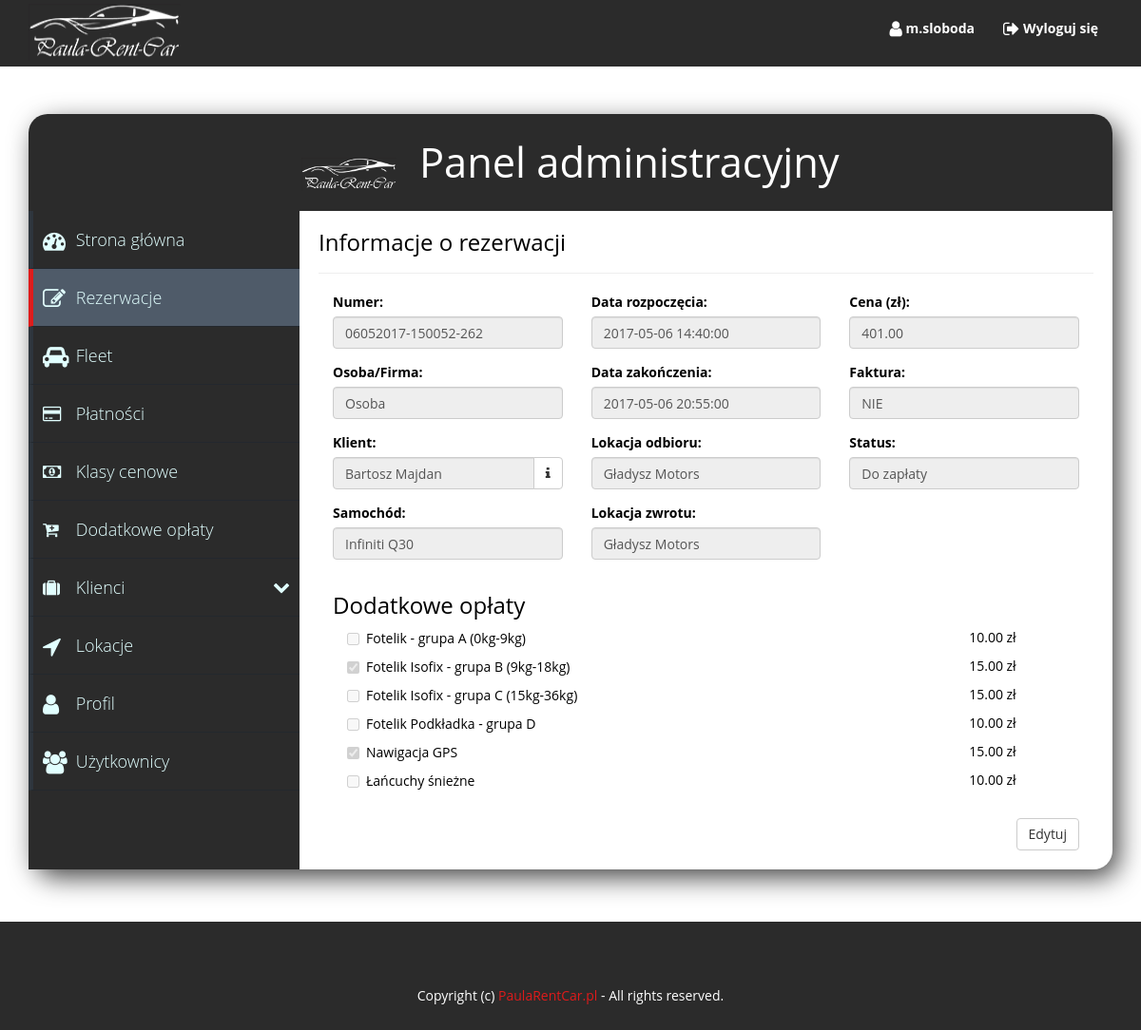
The app's page /adminPanel.php?subpage=Reservations&action=info&id=1 (signed in) with its own data.
### tables this page shows
CREATE TABLE `reservations` (
  `id` int(11) NOT NULL,
  `reservation_nr` varchar(25) NOT NULL,
  `company/person` tinyint(1) NOT NULL,
  `id_driver` int(11) NOT NULL,
  `id_car` int(11) NOT NULL,
  `start_date` datetime NOT NULL,
  `end_date` datetime NOT NULL,
  `id_location_receipt` int(11) NOT NULL,
  `id_location_return` int(11) NOT NULL,
  `f_VAT` tinyint(4) NOT NULL,
  `price` double(10,2) NOT NULL,
  `status` varchar(30) NOT NULL
);

CREATE TABLE `drivers` (
  `id` int(11) NOT NULL,
  `id_companies` int(11) DEFAULT NULL,
  `name` varchar(60) NOT NULL,
  `surname` varchar(60) NOT NULL,
  `pesel` varchar(11) NOT NULL,
  `ident_card` varchar(9) NOT NULL,
  `driving_licence` varchar(13) NOT NULL,
  `address` varchar(100) NOT NULL,
  `postcode` varchar(20) NOT NULL,
  `city` varchar(40) NOT NULL,
  `country` varchar(40) NOT NULL,
  `phone` varchar(11) NOT NULL,
  `email` varchar(50) NOT NULL
);

CREATE TABLE `cars` (
  `id` int(11) NOT NULL,
  `name` varchar(50) NOT NULL,
  `type` varchar(10) NOT NULL,
  `manufacture_year` varchar(4) NOT NULL,
  `varnish_color` varchar(20) NOT NULL,
  `nr_of_seats` int(11) NOT NULL,
  `engine` varchar(20) NOT NULL,
  `engine_power` varchar(10) NOT NULL,
  `drive` varchar(10) NOT NULL,
  `gear_type` varchar(20) NOT NULL,
  `body_type` varchar(20) NOT NULL,
  `mileage` varchar(10) NOT NULL,
  `description` varchar(2000) NOT NULL,
  `id_localization` int(11) NOT NULL,
  `price_class` int(11) NOT NULL,
  `avaliable` tinyint(1) NOT NULL
);

CREATE TABLE `localizations` (
  `id` int(11) NOT NULL,
  `name` varchar(100) NOT NULL,
  `address` varchar(100) NOT NULL,
  `city` varchar(60) NOT NULL,
  `postcode` varchar(20) NOT NULL,
  `type` varchar(50) NOT NULL
);

CREATE TABLE `additional_fees` (
  `id` int(11) NOT NULL,
  `name` varchar(100) NOT NULL,
  `price` double(10,2) NOT NULL
);

### adminPanel/adminPanelFunctions.php (the view, shortened to what this page needs)
<?php
function getReservation($id){
	$pdo = connectDatabase();
	$stmt = $pdo->prepare("SELECT reservations.id, reservation_nr, `company/person`, reservations.id_driver, companies.name AS company_name, drivers.name AS driver_name, drivers.surname AS driver_surname, id_car, cars.name AS car_name, start_date, end_date, id_location_receipt, l1.name AS location_receipt_name, id_location_return, l2.name AS location_return_name, reservations.price, f_VAT, status
		FROM reservations
		LEFT JOIN drivers ON reservations.id_driver = drivers.id
		LEFT JOIN companies ON reservations.id_driver = companies.id
		LEFT JOIN cars ON reservations.id_car = cars.id
		LEFT JOIN localizations l1 ON reservations.id_location_receipt = l1.id
		LEFT JOIN localizations l2 ON reservations.id_location_return = l2.id
		WHERE reservations.id=:id");
	$stmt->bindValue(':id', $id, PDO::PARAM_INT);
	if($stmt->execute())
		return $stmt->fetch();
	else
		return false;
}
function displayCheckboxAdditionalFees($id = false, $disabled = false){
	$pdo = connectDatabase();
	$array_checked = array();
	if($id != false)
	{
		$stmt = $pdo->prepare("SELECT additional_id FROM additional_reservation WHERE reservation_id=:id");
		$stmt->bindValue(':id', $id, PDO::PARAM_INT);
		if($stmt->execute())
		{
			while($row = $stmt->fetch())
				array_push($array_checked, $row['additional_id']);
		}
	}
	$stmt = $pdo->prepare("SELECT * FROM additional_fees");
	if($stmt->execute())
	{
		for($i = 1; $row = $stmt->fetch(); $i++)
		{
			echo '<div class="col-lg-10 col-md-10 col-sm-10 col-xs-10">
				<label class="checkbox-inline">
				<input type="checkbox" value="'.$row['id'].'" name="additional_fees[]"';
			if($id != false && in_array($row['id'], $array_checked))
				echo ' checked';
			if($disabled != false)
				echo ' disabled';
			echo'>'.$row['name'].'</label>
				</div>
				<div class="col-lg-2 col-md-2 col-sm-2 col-xs-2">
				<p>'.$row['price'].' zł</p>
				</div>';
		}
		return true;
	}
	else
		return false;
}
?>

### adminPanel/adminPanelReservations.php (shortened to what this page needs)
<?php
	echo '<div class="col-lg-9 col-md-9 col-sm-12 col-xs-12" id="panel_content">';
	require_once("adminPanelFunctions.php");
	if(!isset($_GET['action']))
	{
		echo '<div class="page-header">
			<h3>Rezerwacje</h3>
			</div>';
		echo '
			<form class="form-inline">
				<a href="adminPanel.php?subpage=Reservations&action=add" class="btn btn-default action-btn">Dodaj rezerwację</a>
				<input type="hidden" name="subpage" value="Reservations">
				<select class="right-control form-control" name="status" onchange="this.form.submit()">';
		if(!isset($_GET['status']))
		{
			echo '<option selected disabled hidden>Status</option>';
			displayOptionReservationStatus("");
		}
		else
			displayOptionReservationStatus($_GET['status']);
		echo '
				</select>
			</form>
			<hr/>';
		if(!isset($_GET['status']))
			displayReservations();
		else
			displayReservationsWithStatus($_GET['status']);
	}
	else if($_GET['action'] == "info" && isset($_GET['id']))
	{
		$reservation = getReservation($_GET['id']);
		echo '<div class="page-header">
			<h3>Informacje o rezerwacji</h3>
			</div>';
		echo '
			<form method="POST" autocomplete="off">
			<div class="col-lg-4 col-md-6 col-sm-8 col-xs-12">
				<div class="form-group">
					<label for="reservation_nr_input" class="tytul_input">Numer: </label>
					<input type="text" class="form-control" id="reservation_nr_input" name="reservation_nr". value="'.$reservation['reservation_nr'].'" readOnly>
				</div>
				<div class="form-group">
					<label for="company_person_input" class="tytul_input">Osoba/Firma: </label>
					<input type="text" class="form-control" id="company_person_input" name="company/person" value="';
		if($reservation['company/person'] == 1)
			echo "Osoba";
		else if($reservation['company/person'] == 2)
			echo 'Firma';
		echo '" readOnly>
				</div>
				<div class="form-group">
					<label class="tytul_input" for="id_driver_input">Klient: </label>
					<div class="input-group">
						<input type="text" class="form-control" id="id_driver_input" name="id_driver" value="';
		if($reservation['company/person'] == 1)
			echo $reservation['driver_name'].' '.$reservation['driver_surname'].'" readOnly>
				<span class="input-group-btn">
					<a href="adminPanel.php?subpage=ClientsPeople&action=info&id='.$reservation['id_driver'].'" class="btn btn-default"><i class="fa fa-info" aria-hidden="true"></i></a>
				</span>';
		else if($reservation['company/person'] == 2)
			echo $reservation['company_name'].'" readOnly>
				<span class="input-group-btn">
					<a href="adminPanel.php?subpage=ClientsCompanies&action=info&id='.$reservation['id_driver'].'" class="btn btn-default"><i class="fa fa-info" aria-hidden="true"></i></a>
				</span>';
		echo '
					</div>
				</div>
				<div class="form-group">
					<label class="tytul_input" for="id_car_input">Samochód: </label>
					<input class="form-control" id="id_car_input" name="id_car" value="'.$reservation['car_name'].'" readOnly>
				</div>
			</div>
			<div class="col-lg-4 col-md-6 col-sm-8 col-xs-12">
				<div class="form-group">
					<label class="tytul_input" for="start_date_input">Data rozpoczęcia: </label>
	                <input type="text" class="form-control" id="start_date_input" name="start_date" value="'.$reservation['start_date'].'" readOnly>
            	</div>
            	<div class="form-group">
					<label class="tytul_input" for="end_date_input">Data zakończenia: </label>
	                <input type="text" class="form-control" id="end_date_input" name="end_date" value="'.$reservation['end_date'].'" readOnly>
            	</div>
			    <div class="form-group">
					<label class="tytul_input" for="id_location_receipt_input">Lokacja odbioru: </label>
			    	<input type="text" class="form-control" id="id_location_receipt_input" name="id_location_receipt" value="'.$reservation['location_receipt_name'].'" readOnly>
			    </div>
			    <div class="form-group">
					<label class="tytul_input" for="id_location_return_input">Lokacja zwrotu: </label>
			    	<input type="text" class="form-control" id="id_location_return_input" name="id_location_return" value="'.$reservation['location_return_name'].'" readOnly>
			    </div>
			</div>
		    <div class="col-lg-4 col-md-6 col-sm-8 col-xs-12">
			    <div class="form-group">
					<label class="tytul_input" for="price_input">Cena (zł): </label>
			    	<input type="text" class="form-control" id="price_input" name="price" value="'.$reservation['price'].'" readOnly>
			    </div>
			    <div class="form-group">
					<label class="tytul_input" for="fVat_input">Faktura: </label>
			    	<input type="text" class="form-control" id="fVat_input" name="fVat" value="';
		if($reservation['f_VAT'] == 0)
			echo 'NIE';
		if($reservation['f_VAT'] == 1)
			echo 'TAK';
		echo '" readOnly>
			    </div>
			    <div class="form-group">
					<label class="tytul_input" for="status_input">Status: </label>
			    	<input type="text" class="form-control" id="status_input" name="status" value="'.$reservation['status'].'" readOnly>
			    </div>
			</div>
			<div class="col-lg-12 col-md-12 col-sm-12 col-xs-12">
				<h3>Dodatkowe opłaty</h3>
			</div>
			<div class="col-lg-12 col-md-12 col-sm-12 col-xs-12">';
		displayCheckboxAdditionalFees($_GET['id'], true);
		echo '
			</div>
		    <div class="col-lg-12 col-md-12 col-sm-12 col-xs-12">
		    	<br/>
			    <div class="text-right">
					<a href="adminPanel.php?subpage=Reservations&action=edit&id='.$_GET['id'].'" class="btn btn-default">Edytuj</a>
				</div>
			</div>
			</form>';
	}
	echo '</div>
		</div>
		</div>
		</div>';
?>

### css/mainCss.css (style rules this page uses)
html, body { margin: 0; padding: 0; height: 100%; }
body { font-family: 'Open Sans', sans-serif; background: white; color: black !important; height: 100%; }

### css/adminPanel.css (style rules this page uses)
#panel_content { margin: 0; padding: 20px; }
.page-header { margin-top: 0; }
.page-header h3 { margin-top: 0; }
.row.is-flex > [class*='col-'] { display: flex; flex-direction: column; }
.row.is-flex > [class*='col-'] { display: -webkit-box; display: -webkit-flex; display: -ms-flexbox; display: flex; -webkit-box-orient: vertical; -webkit-box-direction: normal; -webkit-flex-direction: column; -ms-flex-direction: column; flex-direction: column; }

### records on screen
reservations: reservation_nr "06052017-150052-262", value "Osoba", id_driver "Bartosz Majdan", id_car "Infiniti Q30", start_date "2017-05-06 14:40:00", end_date "2017-05-06 20:55:00", id_location_receipt "Gładysz Motors", id_location_return "Gładysz Motors", price "401.00", fVat "NIE", status "Do zapłaty"
additional_fees: name "Fotelik - grupa A (0kg-9kg)", price "10.00"
additional_fees: id "☑", name "Fotelik Isofix - grupa B (9kg-18kg)", price "15.00"
additional_fees: name "Fotelik Isofix - grupa C (15kg-36kg)", price "15.00"
additional_fees: name "Fotelik Podkładka - grupa D", price "10.00"
additional_fees: id "☑", name "Nawigacja GPS", price "15.00"
additional_fees: name "Łańcuchy śnieżne", price "10.00"

### other values on screen
$_SESSION['user'] "m.sloboda"
